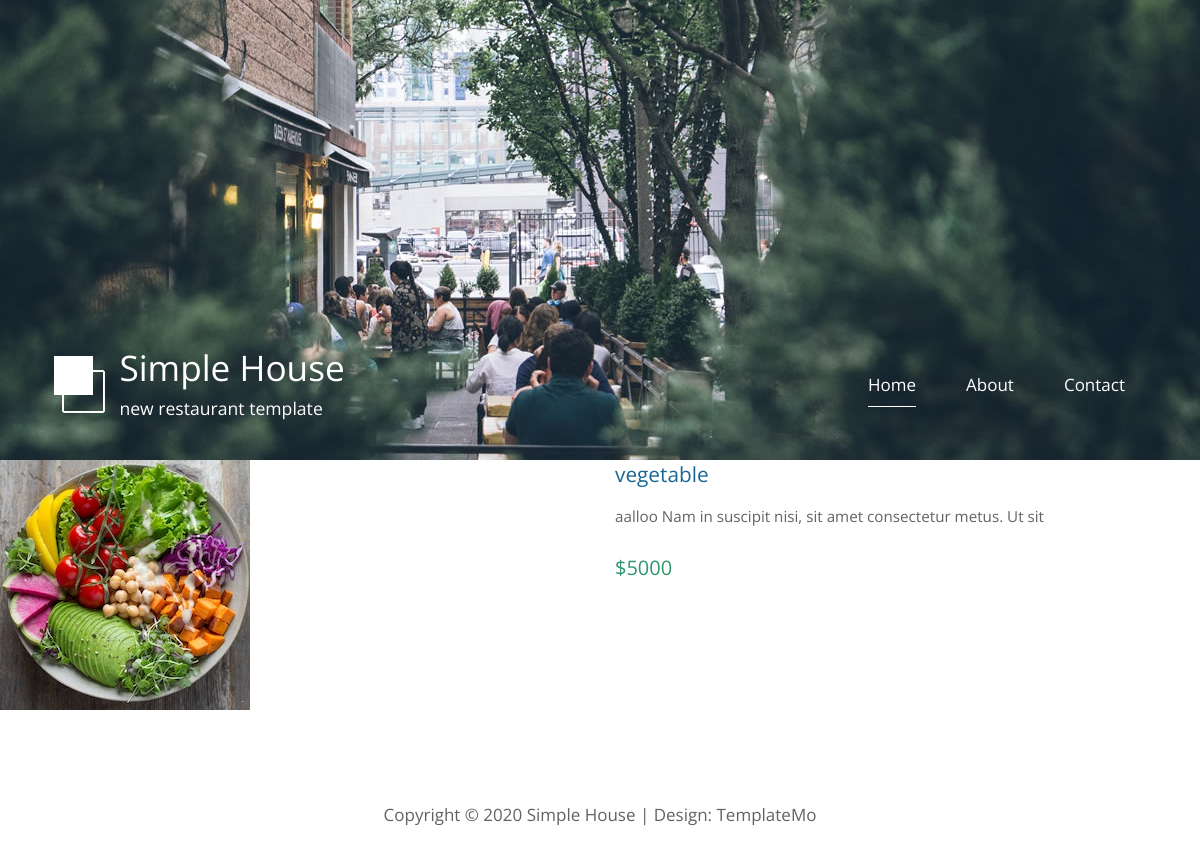
/detail/1, run on the app's committed database.
### app/models.py (models this page shows)
class Product(models.Model):
 name = models.CharField(max_length=50)
 product_image = models.ImageField(upload_to='media/', height_field=None, width_field=None, max_length=None)
 description = models.TextField()
 price = models.IntegerField()

### app/views.py (the view)
# urls.py: path('detail/<int:pk>', views.ProductDetail.as_view(), name='detail'),
class ProductDetail(DetailView):
 model = Product
 template_name = 'productdetail.html'

### app/templates/productdetail.html (shortened to what this page needs)
{% extends "common/base.html" %}
{% load static %}
{% block content %}
<div class="container">
  <main>
    <div class="col">
      <div class="row">
        <div class="col-md-6">
          <img
            src="{{object.product_image.url}}"
            alt="Image"
            class="img-fluid tm-gallery-img"
          />
        </div>
        <div class="col-md-6">
          <h4 class="tm-gallery-title">{{object.name}}</h4>
          <p class="tm-gallery-description">{{object.description}}</p>
          <p class="tm-gallery-price">${{object.price}}</p>
        </div>
      </div>
    </div>
  </main>
  {% endblock content %}

### app/static/css/templatemo-style.css (style rules this page uses)
ul, nav, body, h1, h2, h4, h6, p, figure { margin: 0; padding: 0; }
html { box-sizing: border-box; -ms-overflow-style: scrollbar; }
*, *::before, *::after { box-sizing: inherit; }
.container { width: 100%; max-width: 1200px; margin-right: auto; margin-left: auto; }
.row { display: -ms-flexbox; display: flex; -ms-flex-wrap: wrap; flex-wrap: wrap; margin-left: -15px; margin-right: -15px; }
.col-lg-3, .col-lg-4, .col-lg-6, .col-md-4, .col-md-6, .col-sm-6, .col-12 { position: relative; width: 100%; padding-right: 15px; padding-left: 15px; }
@media (min-width: 768px) { .col-md-6 { -ms-flex: 0 0 50%; flex: 0 0 50%; max-width: 50%; } }
.img-fluid { max-width: 100%; height: auto; }
body { font-family: 'Open Sans', Arial, sans-serif; font-size: 17px; background-color: #ccc; overflow-x: hidden; }
.container { background-color: white; }
p, address { color: #626364; line-height: 1.8; }
.tm-gallery-description { font-size: 0.95rem; }
.tm-gallery-img { margin-bottom: 20px; }
.tm-gallery-title { font-size: 1.3rem; font-weight: 400; color: #1A6692; margin-bottom: 15px; }
.tm-gallery-description { margin-bottom: 20px; }
.tm-gallery-price { font-size: 1.25rem; color: #2F956D; margin-bottom: 60px; }

### data on the page
Product: product_image (picture), name "vegetable", description "aalloo Nam in suscipit nisi, sit amet consectetur metus. Ut sit", price "5000"
